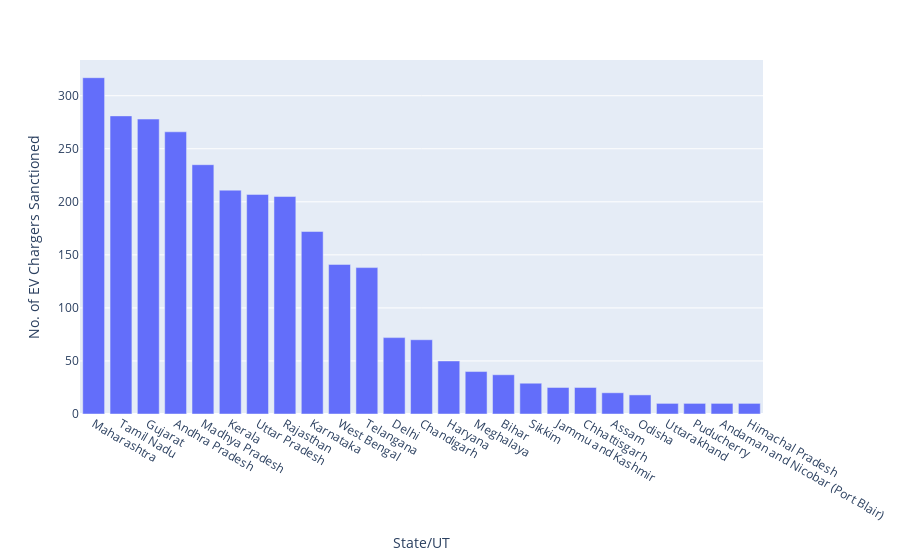

Notebook source saved alongside this figure:
### Code cell
fig = px.bar(data10, x='State/UT', y='No. of EV Chargers Sanctioned')
fig.show()

### Figure 1 — Plotly figure (JSON) as saved in the notebook; plotly's stock layout.template omitted (floating-point values rounded to 4 significant figures)
{"data": [{"alignmentgroup": "True", "hovertemplate": "State/UT=%{x}<br>No. of EV Chargers Sanctioned=%{y}<extra></extra>", "legendgroup": "", "marker": {"color": "#636efa", "pattern": {"shape": ""}}, "name": "", "offsetgroup": "", "orientation": "v", "showlegend": false, "textposition": "auto", "type": "bar", "x": ["Maharashtra", "Tamil Nadu", "Gujarat", "Andhra Pradesh", "Madhya Pradesh", "Kerala", "Uttar Pradesh", "Rajasthan", "Karnataka", "West Bengal", "Telangana", "Delhi", "Chandigarh", "Haryana", "Meghalaya", "Bihar", "Sikkim", "Jammu and Kashmir", "Chhattisgarh", "Assam", "Odisha", "Uttarakhand", "Puducherry", "Andaman and Nicobar (Port Blair)", "Himachal Pradesh"], "xaxis": "x", "y": [317, 281, 278, 266, 235, 211, 207, 205, 172, 141, 138, 72, 70, 50, 40, 37, 29, 25, 25, 20, 18, 10, 10, 10, 10], "yaxis": "y"}], "layout": {"barmode": "relative", "legend": {"tracegroupgap": 0}, "margin": {"t": 60}, "xaxis": {"anchor": "y", "domain": [0, 1], "title": {"text": "State/UT"}}, "yaxis": {"anchor": "x", "domain": [0, 1], "title": {"text": "No. of EV Chargers Sanctioned"}}}}
